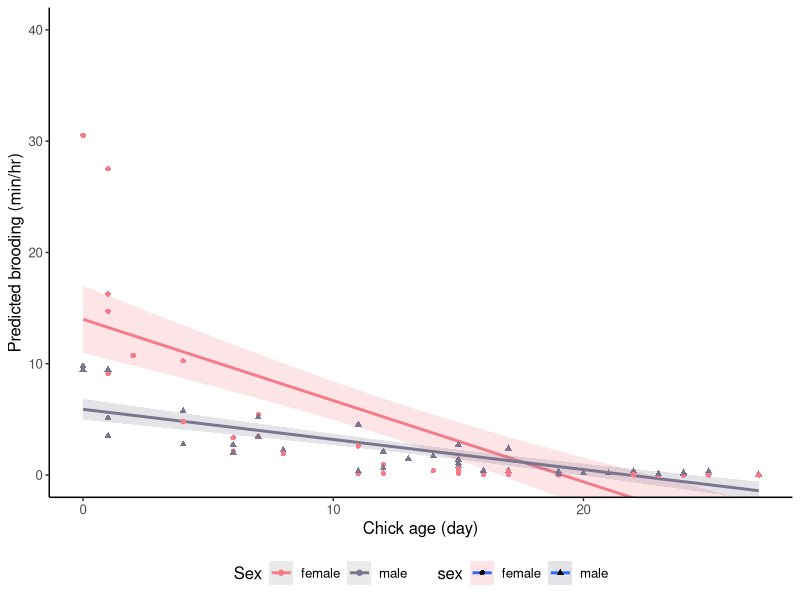
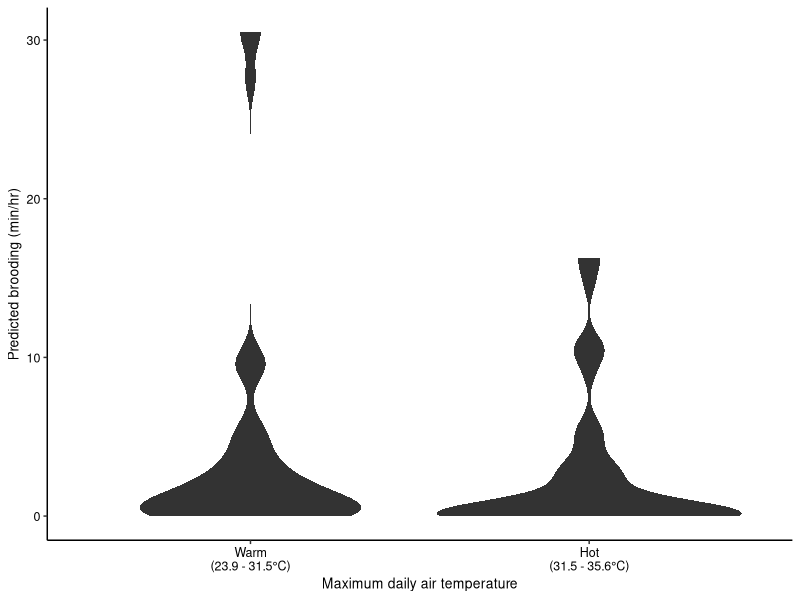

Reproduce these figures in R, in order. (Note: this script raises an error after producing the figures.)
# intro -------------------------------------------------------------------

# Red-headed Woodpecker brooding duration model predictions
# By: Lynn Abigail Walter

# Latest updates:
# Aug 2019 - After correcting the bbyvid to sum duration of brooding, a new top model was selected. My thesis used model 1.1i which did not include Tmax as a factor, but the new top model 1.5i does.

# Best version

# libraries ---------------------------------------------------------------

library(tidyverse)
library(reshape2)
library(glmmTMB)

# data --------------------------------------------------------------------

# Behaviors by video

bbyvid <- 
  read.csv("clean_data/behaviors.csv", stringsAsFactors = FALSE) %>%
  as_tibble() %>%
  mutate(
    # Calculate standardized temperatures
    std_tmax = (tmax - mean(tmax))/sd(tmax),
    brood_perhr = (brooding_min/usable_video)*60)

# script ------------------------------------------------------------------

# Run best model (see brooding_models.R)

brood_mod <- 
  glmmTMB(
    brooding_min ~ 
      exact_age_chick * sex + peeped_chick_count + std_tmax + (1|brood_id) + 
      offset(log(usable_video)), 
    data = bbyvid,
    ziformula = ~ .,
    family = "truncated_nbinom1")

summary(brood_mod)

# Generate dataframes with needed model variables to generate prediction

brooding_subset <- 
  bbyvid %>%
  select(brooding_min, subject, brood_id, exact_age_chick, sex, habitat,
         std_tmax, usable_video, peeped_chick_count) 

# Calculate a predicted brooding rate (brooding per minute)

brooding_predictions <-
  brooding_subset %>%
  mutate(
    predicted_brood_per_unit = 
      stats::predict(brood_mod, brooding_subset, type = "response"),
    predicted_brood_per_hr =
      (predicted_brood_per_unit/usable_video)*60,
    brood_per_hr = (brooding_min/usable_video)*60,
    tmax = ifelse(std_tmax > 0, "Hot", "Cool"))

# experimental ------------------------------------------------------------

# Generate dataframes with needed model variables to generate prediction

brooding_subset2 <- 
  bbyvid %>%
  select(brooding_min, subject, brood_id, exact_age_chick, sex, habitat,
         std_tmax, usable_video, peeped_chick_count, tmax) 

# Calculate a predicted brooding rate (brooding per minute)

brooding_predictions2 <-
  brooding_subset2 %>%
  mutate(
    predicted_brood_per_unit = 
      stats::predict(brood_mod, brooding_subset2, type = "response"),
    predicted_brood_per_hr =
      (predicted_brood_per_unit/usable_video)*60,
    brood_per_hr = (brooding_min/usable_video)*60)

# ------

# Set colors

colors_sex <- c("female" = "#F47C89", "male" = "#7b758e")
colors_tem <- c("Cool" = "#6bd2db", "Hot" = "#fc913a")
colors_bw <- c("Cool" = "#ABABAB", "Hot" = "#333333")

# predbrood_conditional <- 
#   brooding_predictions %>% 
#   filter(predicted_brood_per_unit > 1)

# linear plots ------------------------------------------------------------

# Final brooding plot - by sex (color)

ggplot(brooding_predictions, 
       aes(x = exact_age_chick, 
           y = predicted_brood_per_hr, 
           color = sex, 
           fill = sex)) +
  stat_smooth(method = glm, 
              formula = y ~ x, 
              aes(y = predicted_brood_per_hr, 
                  color = as.factor(sex), 
                  fill = as.factor(sex)), 
              alpha = 0.2,
              se = TRUE, 
              level = 0.95, 
              fullrange = TRUE) +
  geom_point(aes(color = sex, shape = sex)) +
  coord_cartesian(ylim = c(0,40)) + 
  labs(x = "Chick age (day)", y = "Predicted brooding (min/hr)") + 
  scale_fill_manual(values = colors_sex) +
  scale_color_manual(values = colors_sex) + 
  guides(color = guide_legend("Sex")) +
  theme_classic() +
  theme(legend.position = "bottom", 
        text = element_text(size = 12)) 

# Final brooding plot - by sex (black & white)

brooding_sex <-
  ggplot(brooding_predictions, 
       aes(x = exact_age_chick, 
           y = predicted_brood_per_hr)) +
  stat_smooth(
    method = glm, 
    formula = y ~ x, 
    aes(y = predicted_brood_per_hr, 
        linetype = sex,
        color = sex), 
    size = 0.5, 
    se = TRUE, 
    level = 0.95, 
    fullrange = TRUE) +
  geom_point(aes(color = sex, shape = sex)) +
  coord_cartesian(ylim = c(0, 40)) + 
  labs(title = "Figure 3", 
       x = "Chick age (day)", 
       y = "Predicted brooding (min per hr)") + 
  guides(color = guide_legend("Sex"), 
         shape = guide_legend("Sex"),
         linetype = guide_legend("Sex")) +
  scale_shape_manual(values = c(17, 1)) +
  scale_color_manual(values = c("female" = "black", "male" = "black")) +
  scale_fill_grey(start = 0.6, end = 0.6) +
  theme_classic() +
  theme(axis.title.x = element_text(size = 10), 
        axis.title.y = element_text(size = 10),
        axis.text.y = element_text(size = 9),
        axis.text.x = element_text(size = 9),
        legend.text = element_text(size = 10),
        legend.title = element_text(size = 10),
        legend.position = "bottom") 
  # ggplot2::ggsave(
  # file = "brooding_sex_fig.pdf",
  # path ="plots/bw/",
  # width = 3.5,
  # height = 3,
  # units = "in",
  # dpi = 600)

# linear temperature plot -------------------------------------------------

temp_line <- 
  brooding_predictions2 %>%
  ggplot(aes(x = tmax, y = predicted_brood_per_hr)) +
  stat_smooth(
    method = glm,
    formula = y ~ x,
    aes(y = predicted_brood_per_hr),
    alpha = 0.2,
    se = TRUE,
    level = 0.95,
    fullrange = TRUE,
    color = "black") +
  geom_point(shape = 1) +
  labs(x = "Maximum daily air temperature (°C)", 
       y = "Predicted brooding (min per hr)") +
  scale_fill_grey(start = 0.6, end = 0.6) +
  coord_cartesian(ylim = c(0, 40)) + 
  theme_classic() +
  theme(axis.title.x = element_text(size = 10), 
        axis.title.y = element_text(size = 10),
        axis.text.y = element_text(size = 9, color = 'black'),
        axis.text.x = element_text(size = 9, color = 'black'),
        legend.text = element_text(size = 10),
        legend.title = element_text(size = 10),
        legend.position = "none")

# violin plots ------------------------------------------------------------

# Violin plot - by temperature (black & white)

brooding_violin <- 
  ggplot(brooding_predictions, 
       aes(tmax, 
           predicted_brood_per_hr, 
           fill = tmax, 
           color = tmax)) +
  geom_violin(lwd = 0) +
  labs(x = "Maximum daily air temperature", 
       y = "Predicted brooding (min/hr)") +
  scale_x_discrete(
    labels=c("Warm\n(23.9 - 31.5°C)",
             "Hot\n(31.5 - 35.6°C)")) +
  theme(legend.position = "none") +
  scale_color_manual(values = c("Cool" = "#333333", "Hot" = "#333333")) +
  scale_fill_manual(values = c("Cool" = "#333333", "Hot" = "#333333")) +
  theme_classic() +
  theme(axis.title.x = element_text(size = 10), 
        axis.title.y = element_text(size = 10),
        axis.text.y = element_text(size = 9, color = 'black'),
        axis.text.x = element_text(size = 9, color = 'black'),
        legend.text = element_text(size = 10),
        legend.title = element_text(size = 10),
        legend.position = "none") +
  ggsave(
    file = "brooding_T_fig.pdf",
    path ="plots/bw/",
    width = 3.5,
    height = 3,
    units = "in",
    dpi = 600)

# stacked brooding plots --------------------------------------------------

cowplot::plot_grid(brooding_sex, brooding_violin, 
          labels = 'AUTO',
          nrow = 2, ncol = 1) +
  ggsave(
    file = "brooding_plots_pair.pdf",
    path ="plots/bw/",
    width = 3.5,
    height = 7,
    units = "in",
    dpi = 600)


cowplot::plot_grid(brooding_sex, temp_line, 
                   labels = 'AUTO',
                   nrow = 2, ncol = 1) +
  ggsave(
    file = "brooding_plots_pair_templine.png",
    path ="plots/manuscript_plots/",
    width = 3.5,
    height = 7,
    units = "in",
    dpi = 1200)

# comparison --------------------------------------------------------------
  
# Temp and chick age
ggplot(brooding_predictions, 
       aes(exact_age_chick, 
           predicted_brood_per_hr, 
           color = tmax, 
           fill = tmax)) +
  stat_smooth(method = glm, 
              formula = y ~ x, 
              aes(y = predicted_brood_per_hr, 
                  color = as.factor(tmax), 
                  fill = as.factor(tmax)), 
              alpha = 0.2,
              se = TRUE, 
              level = 0.95, 
              fullrange = TRUE) +
  geom_point(aes(color = tmax, shape = tmax)) +
  coord_cartesian(ylim = c(0,40)) + 
  labs(x = "Chick age (day)", y = "Predicted brooding (min/hr)") + 
  scale_fill_manual(values = colors_tem) +
  scale_color_manual(values = colors_tem) + 
  guides(color = guide_legend("Tmax")) +
  theme_classic() +
  theme(legend.position = "bottom") 

# actual brooding data plot -----------------------------------------------

# Plotting real values, not predictions
ggplot(bbyvid, 
       aes(exact_age_chick, 
           brooding_min, 
           color = sex, 
           fill = sex)) +
  geom_point(aes(color = sex, shape = sex)) +
  stat_smooth(method = glm, 
              formula = y ~ x, 
              aes(y = brooding_min, 
                  color = as.factor(sex), 
                  fill = as.factor(sex)), 
              alpha = 0.2,
              se = TRUE, 
              level = 0.95) +
  coord_cartesian(ylim = c(0,40)) + 
  labs(x = "Chick age (day)", y = "Actual brooding (min)") + 
  scale_fill_manual(values = colors_sex) +
  scale_color_manual(values = colors_sex) + 
  guides(color=guide_legend("Sex"), fill = FALSE) +
  theme_classic() +
  theme(text=element_text(size=12, family="mono"), 
        legend.position = "bottom") 

# graphs to compare hurdle and non-hurdle models --------------------------

nonhurdle <- 
  glmmTMB(brooding_min ~ exact_age_chick + as.factor(peeped_chick_count) +
            (1|brood_id) + (1|subject) + offset(log(usable_video)), 
          data = bbyvid, ziformula = ~1, family = gaussian())

predbrood_nh <- 
  bbyvid %>%
  select(brooding_min, subject, brood_id, exact_age_chick, sex,
         std_tmax, usable_video, peeped_chick_count)

predbrood_nh <-
  predbrood_nh %>%
  mutate(
    predicted_brood_per_unit = 
      stats::predict(nonhurdle, predbrood_nh, type="response"),
    predicted_brood_per_hr = (predicted_brood_per_unit/usable_video)*60,
    brood_per_hr = (brooding_min/usable_video)*60)

ggplot(data = brooding_predictions, 
       aes(x = brooding_min, 
           y = predicted_brood_per_hr)) +
  geom_point() +
  labs(main = "Hurdle model predictions", 
       x = "Brooding (min/hr)", 
       y = "Predicted brooding (min/hr)") + 
  theme_classic()

plot(brooding_predictions$brooding_min, brooding_predictions$predicted_brood_per_hr)
title(main = "Hurdle model predictions")
ylab(main = "Brooding (min/hr)")

plot(predbrood_nh$brooding_min, predbrood_nh$predicted_brood_per_hr) 
title(main = "Zero-inflated gaussian model predictions")
